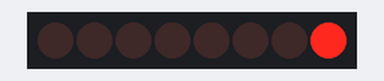
A sketch run on a simulated Arduino Uno, built with avr-gcc and run on an emulated ATmega328P. On the bench: 8 shift-register outputs drawn as a row of LEDs (first output left, lit = HIGH). Wiring (inferred from the names in the program): shift register (74HC595): data pin 2; shift clock pin 4; latch pin 3. Wiring (inferred from the signals the program sends): row of LEDs: on Q0, Q1, Q2, Q3, Q4, Q5, Q6, Q7.

Above: at 0.15 s.
At 0.45 s:
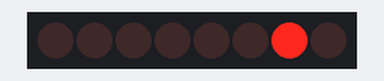
At 1.35 s:
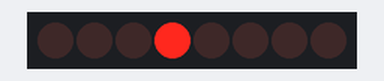
At 2.4 s:
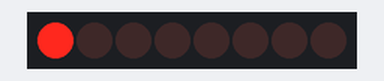
At 4.05 s:
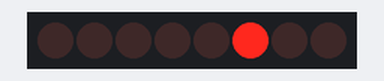
At 5.55 s:
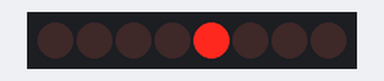
Timing chart, 0 to 5.9 s (numbered marks = the images above):
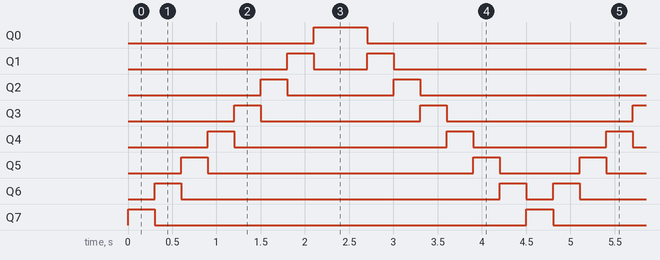

The sketch:

SHIFT_REGISTER.ino
```cpp
//www.elegoo.com
//2016.12.12

// define the LED digit patterns, from 0 - 9
// 1 = LED on, 0 = LED off, in this order:
//                74HC595 pin     Q0,Q1,Q2,Q3,Q4,Q5,Q6,Q7
//                Mapping to      a,b,c,d,e,f,g of Seven-Segment LED
byte seven_seg_digits[14] = { B00000001,  // = 0
                              B00000010,  // = 1
                              B00000100,  // = 2
                              B00001000,  // = 3
                              B00010000,  // = 4
                              B00100000,  // = 5
                              B01000000,  // = 6
                              B10000000,  // = 7
                              B01000000,  // = 8
                              B00100000,  // = 9
                              B00010000,  // = 10
                              B00001000,  // = 11
                              B00000100,  // = 12
                              B00000010   // = 13
                             };

// connect to the ST_CP of 74HC595 (pin 3,latch pin) RCLK pin 12 on the chip
int latchPin = 3;
// connect to the SH_CP of 74HC595 (pin 4, clock pin) SRCLK pin 11 on the chip
int clockPin = 4;
// connect to the DS of 74HC595 (pin 2) SER (pin 14 on the chip)
int dataPin = 2;

//chip pin 14 SER needs to go digital pin 2 on the Arduino
//chip pin 13 nonOE needs to go to GND
//chip pin 12 RCLK goes to digital pin 3 on the Arduino
//chip pin 11 SRCLK goes to digital pin 4 on the Arduino
//chip pin 10 nonSRCLR goes to VCC
//chip pin 9 QH' does not need to be connected

void setup() {
  // Set latchPin, clockPin, dataPin as output
  pinMode(latchPin, OUTPUT);
  pinMode(clockPin, OUTPUT);
  pinMode(dataPin, OUTPUT);
}

// display a number on the digital segment display
void sevenSegWrite(byte digit) {
  // set the latchPin to low potential, before sending data
  digitalWrite(latchPin, LOW);

  // the original data (bit pattern)
  shiftOut(dataPin, clockPin, LSBFIRST, seven_seg_digits[digit]);

  // set the latchPin to high potential, after sending data
  digitalWrite(latchPin, HIGH);
}

void loop() {

  // for (byte digit = 0; digit < 14; digit++) {
  //   delay(200);
  //   sevenSegWrite(digit);
  // }

  // // suspend 4 seconds
  // delay(1);

  betterSolution();
  delay(1);
}

void betterSolution() {
  for (byte i = 0; i < 8; i++) {
    digitalWrite(latchPin, LOW);

    shiftOut(dataPin, clockPin, LSBFIRST, 1<<i);

    digitalWrite(latchPin, HIGH);

    delay(300);
  }

  for (byte i = 7; i >= 1; i--) {
    digitalWrite(latchPin, LOW);

    shiftOut(dataPin, clockPin, LSBFIRST, 1<<i);

    digitalWrite(latchPin, HIGH);

    delay(300);
  }
}
```

Measured:
- by itself, Q0: alternates HIGH for 0.60 s and LOW for 3.9 s
- by itself, Q1: repeats every 4.5 s: LOW 0.60 s, HIGH 0.30 s, LOW 3.3 s, HIGH 0.30 s
- by itself, Q2: repeats every 4.5 s: LOW 1.2 s, HIGH 0.30 s, LOW 2.7 s, HIGH 0.30 s
- by itself, Q3: repeats every 4.5 s: LOW 1.8 s, HIGH 0.30 s, LOW 2.1 s, HIGH 0.30 s
- by itself, Q4: repeats every 4.5 s: LOW 2.4 s, HIGH 0.30 s, LOW 1.5 s, HIGH 0.30 s
- by itself, Q5: repeats every 4.5 s: LOW 3.0 s, HIGH 0.30 s, LOW 0.90 s, HIGH 0.30 s
- by itself, Q6: repeats every 4.5 s: LOW 3.6 s, HIGH 0.30 s, LOW 0.30 s, HIGH 0.30 s
- by itself, Q7: alternates HIGH for 0.30 s and LOW for 4.2 s
